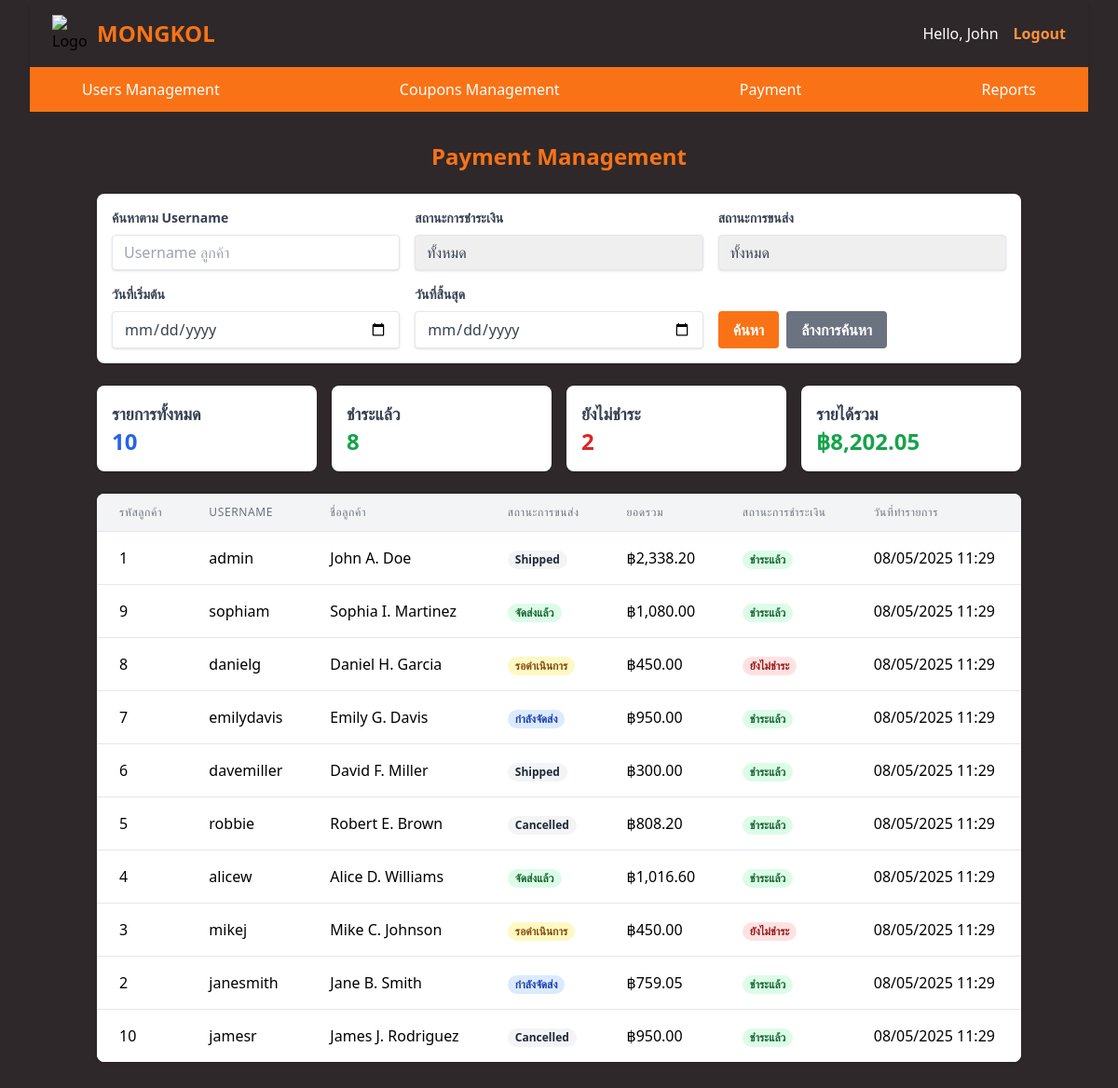
/admin/payment.php (signed in), run on the app's committed database.
### tables this page shows
CREATE TABLE `tbl_transactions` (
    `trans_ID` int(11) NOT NULL AUTO_INCREMENT,
    `user_ID` int(11) DEFAULT NULL,
    `sumPrice` decimal(10,2) DEFAULT NULL,
    `coupon_ID` int(11) DEFAULT NULL,
    `grandTotal` decimal(10,2) DEFAULT NULL,
    `paid` tinyint(1) DEFAULT NULL,
    `date` timestamp NOT NULL DEFAULT current_timestamp() ON UPDATE current_timestamp(),
    `transport_state` varchar(50) DEFAULT NULL,
    PRIMARY KEY (`trans_ID`),
    KEY `user_ID` (`user_ID`),
    KEY `coupon_ID` (`coupon_ID`),
    FOREIGN KEY (`user_ID`) REFERENCES `tbl_users` (`user_ID`),
    FOREIGN KEY (`coupon_ID`) REFERENCES `tbl_coupons` (`coupon_ID`)
);

CREATE TABLE `tbl_users` (
    `user_ID` int(11) NOT NULL AUTO_INCREMENT,
    `firstName` varchar(50) DEFAULT NULL,
    `midName` varchar(50) DEFAULT NULL,
    `lastName` varchar(50) DEFAULT NULL,
    `userName` varchar(50) DEFAULT NULL,
    `password_hash` varchar(255) DEFAULT NULL,
    `role` varchar(20) DEFAULT 'user',
    PRIMARY KEY (`user_ID`),
    UNIQUE KEY `userName` (`userName`)
);

### admin/payment.php (the view, shortened to what this page needs)
<!DOCTYPE html>
<html lang="en">
<head>
</head>
<body class="bg-w-full bg-[#2E282A] mr-8 ml-8">
  <?php
    require_once("../navbar/nav_admin.php");
    require_once("../conn.php");
  ?>
  <div class="container mx-auto px-4 py-8">
    <h2 class="text-2xl font-semibold mb-6 text-center text-orange-500">Payment Management</h2>
    <div class="mb-6 bg-white p-4 rounded-lg shadow">
      <form method="GET" class="grid md:grid-cols-3 gap-4">
        <div>
          <label class="block text-gray-700 text-sm font-bold mb-2" for="searchUsername">
            ค้นหาตาม Username
          </label>
          <input type="text" name="searchUsername" id="searchUsername"
                placeholder="Username ลูกค้า"
                class="shadow appearance-none border rounded w-full py-2 px-3 text-gray-700 leading-tight focus:outline-none focus:shadow-outline"
                value="<?php echo isset($_GET['searchUsername']) ? htmlspecialchars($_GET['searchUsername']) : ''; ?>">
        </div>
        <div>
          <label class="block text-gray-700 text-sm font-bold mb-2" for="paymentStatus">
            สถานะการชำระเงิน
          </label>
          <select name="paymentStatus" id="paymentStatus"
                  class="shadow appearance-none border rounded w-full py-2 px-3 text-gray-700 leading-tight focus:outline-none focus:shadow-outline">
            <option value="">ทั้งหมด</option>
          </select>
        </div>
        <div>
          <label class="block text-gray-700 text-sm font-bold mb-2" for="transportStatus">
            สถานะการขนส่ง
          </label>
          <select name="transportStatus" id="transportStatus"
                  class="shadow appearance-none border rounded w-full py-2 px-3 text-gray-700 leading-tight focus:outline-none focus:shadow-outline">
            <option value="">ทั้งหมด</option>
          </select>
        </div>
        <div>
          <label class="block text-gray-700 text-sm font-bold mb-2" for="startDate">
            วันที่เริ่มต้น
          </label>
          <input type="date" name="startDate" id="startDate"
                class="shadow appearance-none border rounded w-full py-2 px-3 text-gray-700 leading-tight focus:outline-none focus:shadow-outline"
                value="<?php echo isset($_GET['startDate']) ? htmlspecialchars($_GET['startDate']) : ''; ?>">
        </div>
        <div>
          <label class="block text-gray-700 text-sm font-bold mb-2" for="endDate">
            วันที่สิ้นสุด
          </label>
          <input type="date" name="endDate" id="endDate"
                class="shadow appearance-none border rounded w-full py-2 px-3 text-gray-700 leading-tight focus:outline-none focus:shadow-outline"
                value="<?php echo isset($_GET['endDate']) ? htmlspecialchars($_GET['endDate']) : ''; ?>">
        </div>
        <div class="flex items-end">
          <button type="submit" class="bg-orange-500 hover:bg-orange-700 text-white font-bold py-2 px-4 rounded focus:outline-none focus:shadow-outline">
            ค้นหา
          </button>
          <a href="payment.php" class="ml-2 bg-gray-500 hover:bg-gray-700 text-white font-bold py-2 px-4 rounded focus:outline-none focus:shadow-outline">
            ล้างการค้นหา
          </a>
        </div>
      </form>
    </div>
    <div class="grid md:grid-cols-4 gap-4 mb-6">
      <?php
        $totalQuery = "SELECT COUNT(*) as total FROM tbl_transactions";
        $totalResult = $conn->query($totalQuery);
        $totalRow = $totalResult->fetch_assoc();
        $paidQuery = "SELECT COUNT(*) as paid FROM tbl_transactions WHERE paid = 1";
        $paidResult = $conn->query($paidQuery);
        $paidRow = $paidResult->fetch_assoc();
        $unpaidQuery = "SELECT COUNT(*) as unpaid FROM tbl_transactions WHERE paid = 0";
        $unpaidResult = $conn->query($unpaidQuery);
        $unpaidRow = $unpaidResult->fetch_assoc();
        $totalAmountQuery = "SELECT SUM(grandTotal) as total_amount FROM tbl_transactions WHERE paid = 1";
        $totalAmountResult = $conn->query($totalAmountQuery);
        $totalAmountRow = $totalAmountResult->fetch_assoc();
      ?>
      <div class="bg-white rounded-lg shadow p-4">
        <h3 class="text-lg font-semibold text-gray-700">รายการทั้งหมด</h3>
        <p class="text-2xl font-bold text-blue-600"><?php echo number_format($totalRow['total']); ?></p>
      </div>
      <div class="bg-white rounded-lg shadow p-4">
        <h3 class="text-lg font-semibold text-gray-700">ชำระแล้ว</h3>
        <p class="text-2xl font-bold text-green-600"><?php echo number_format($paidRow['paid']); ?></p>
      </div>
      <div class="bg-white rounded-lg shadow p-4">
        <h3 class="text-lg font-semibold text-gray-700">ยังไม่ชำระ</h3>
        <p class="text-2xl font-bold text-red-600"><?php echo number_format($unpaidRow['unpaid']); ?></p>
      </div>
      <div class="bg-white rounded-lg shadow p-4">
        <h3 class="text-lg font-semibold text-gray-700">รายได้รวม</h3>
        <p class="text-2xl font-bold text-green-600">฿<?php echo number_format($totalAmountRow['total_amount'] ?? 0, 2); ?></p>
      </div>
    </div>
    <div class="bg-white rounded-lg shadow overflow-hidden">
      <table class="min-w-full divide-y divide-gray-200">
        <thead class="bg-gray-100">
          <tr>
            <th scope="col" class="px-6 py-3 text-left text-xs font-medium text-gray-500 uppercase tracking-wider">
              รหัสลูกค้า
            </th>
            <th scope="col" class="px-6 py-3 text-left text-xs font-medium text-gray-500 uppercase tracking-wider">
              Username
            </th>
            <th scope="col" class="px-6 py-3 text-left text-xs font-medium text-gray-500 uppercase tracking-wider">
              ชื่อลูกค้า
            </th>
            <th scope="col" class="px-6 py-3 text-left text-xs font-medium text-gray-500 uppercase tracking-wider">
              สถานะการขนส่ง
            </th>
            <th scope="col" class="px-6 py-3 text-left text-xs font-medium text-gray-500 uppercase tracking-wider">
              ยอดรวม
            </th>
            <th scope="col" class="px-6 py-3 text-left text-xs font-medium text-gray-500 uppercase tracking-wider">
              สถานะการชำระเงิน
            </th>
            <th scope="col" class="px-6 py-3 text-left text-xs font-medium text-gray-500 uppercase tracking-wider">
              วันที่ทำรายการ
            </th>
          </tr>
        </thead>
        <tbody class="bg-white divide-y divide-gray-200">
          <?php
            $sql = "SELECT U.user_ID, U.userName, CONCAT(COALESCE(U.firstName, ''), ' ', COALESCE(U.midName, ''), ' ', COALESCE(U.lastName, '')) AS fullname,
                   T.trans_ID, T.transport_state, T.grandTotal, T.paid, T.date
                   FROM tbl_users AS U
                   JOIN tbl_transactions AS T ON U.user_ID = T.user_ID";
            $sql .= " ORDER BY T.date DESC";
            $stmt = $conn->prepare($sql);
            $stmt->execute();
            $result = $stmt->get_result();
            if ($result->num_rows > 0) {
                while ($row = $result->fetch_assoc()) {
                    echo "<tr>";
                    echo "<td class='px-6 py-4 whitespace-nowrap'>" . htmlspecialchars($row['user_ID']) . "</td>";
                    echo "<td class='px-6 py-4 whitespace-nowrap'>" . htmlspecialchars($row['userName']) . "</td>";
                    echo "<td class='px-6 py-4 whitespace-nowrap'>" . htmlspecialchars($row['fullname']) . "</td>";
                    echo "<td class='px-6 py-4 whitespace-nowrap'>";
                    $transportState = strtolower($row['transport_state']);
                    switch ($transportState) {
                        case 'pending':
                            echo "<span class='px-2 inline-flex text-xs leading-5 font-semibold rounded-full bg-yellow-100 text-yellow-800'>รอดำเนินการ</span>";
                            break;
                        case 'processing':
                            echo "<span class='px-2 inline-flex text-xs leading-5 font-semibold rounded-full bg-blue-100 text-blue-800'>กำลังจัดส่ง</span>";
                            break;
                        case 'delivered':
                            echo "<span class='px-2 inline-flex text-xs leading-5 font-semibold rounded-full bg-green-100 text-green-800'>จัดส่งแล้ว</span>";
                            break;
                        default:
                            echo "<span class='px-2 inline-flex text-xs leading-5 font-semibold rounded-full bg-gray-100 text-gray-800'>" . htmlspecialchars($row['transport_state']) . "</span>";
                    }
                    echo "</td>";
                    echo "<td class='px-6 py-4 whitespace-nowrap'>฿" . number_format($row['grandTotal'], 2) . "</td>";
                    echo "<td class='px-6 py-4 whitespace-nowrap'>";
                    if ($row['paid'] == 1) {
                        echo "<span class='px-2 inline-flex text-xs leading-5 font-semibold rounded-full bg-green-100 text-green-800'>ชำระแล้ว</span>";
                    } else {
                        echo "<span class='px-2 inline-flex text-xs leading-5 font-semibold rounded-full bg-red-100 text-red-800'>ยังไม่ชำระ</span>";
                    }
                    echo "</td>";
                    echo "<td class='px-6 py-4 whitespace-nowrap'>" . date("d/m/Y H:i", strtotime($row['date'])) . "</td>";
                }
            } else {
                echo "<tr><td colspan='8' class='px-6 py-4 text-center text-gray-500'>ไม่พบข้อมูลการชำระเงิน</td></tr>";
            }
          ?>
        </tbody>
      </table>
    </div>
  </div>
</body>
</html>

### data on the page
tbl_transactions: user_ID.user_ID "1", user_ID.userName "admin", fullname "John A. Doe", transport_state "Shipped", grandTotal "2,338.20", paid "ชำระแล้ว", date "08/05/2025 11:29"
tbl_transactions: user_ID.user_ID "9", user_ID.userName "sophiam", fullname "Sophia I. Martinez", transport_state "จัดส่งแล้ว", grandTotal "1,080.00", paid "ชำระแล้ว", date "08/05/2025 11:29"
tbl_transactions: user_ID.user_ID "8", user_ID.userName "danielg", fullname "Daniel H. Garcia", transport_state "รอดำเนินการ", grandTotal "450.00", paid "ยังไม่ชำระ", date "08/05/2025 11:29"
tbl_transactions: user_ID.user_ID "7", user_ID.userName "emilydavis", fullname "Emily G. Davis", transport_state "กำลังจัดส่ง", grandTotal "950.00", paid "ชำระแล้ว", date "08/05/2025 11:29"
tbl_transactions: user_ID.user_ID "6", user_ID.userName "davemiller", fullname "David F. Miller", transport_state "Shipped", grandTotal "300.00", paid "ชำระแล้ว", date "08/05/2025 11:29"
tbl_transactions: user_ID.user_ID "5", user_ID.userName "robbie", fullname "Robert E. Brown", transport_state "Cancelled", grandTotal "808.20", paid "ชำระแล้ว", date "08/05/2025 11:29"
tbl_transactions: user_ID.user_ID "4", user_ID.userName "alicew", fullname "Alice D. Williams", transport_state "จัดส่งแล้ว", grandTotal "1,016.60", paid "ชำระแล้ว", date "08/05/2025 11:29"
tbl_transactions: user_ID.user_ID "3", user_ID.userName "mikej", fullname "Mike C. Johnson", transport_state "รอดำเนินการ", grandTotal "450.00", paid "ยังไม่ชำระ", date "08/05/2025 11:29"
tbl_transactions: user_ID.user_ID "2", user_ID.userName "janesmith", fullname "Jane B. Smith", transport_state "กำลังจัดส่ง", grandTotal "759.05", paid "ชำระแล้ว", date "08/05/2025 11:29"
tbl_transactions: user_ID.user_ID "10", user_ID.userName "jamesr", fullname "James J. Rodriguez", transport_state "Cancelled", grandTotal "950.00", paid "ชำระแล้ว", date "08/05/2025 11:29"

### other printed values
$_SESSION["firstName"] "John"
$totalRow['total'] "10"
$paidRow['paid'] "8"
$unpaidRow['unpaid'] "2"
$totalAmountRow['total_amount'] "8,202.05"
